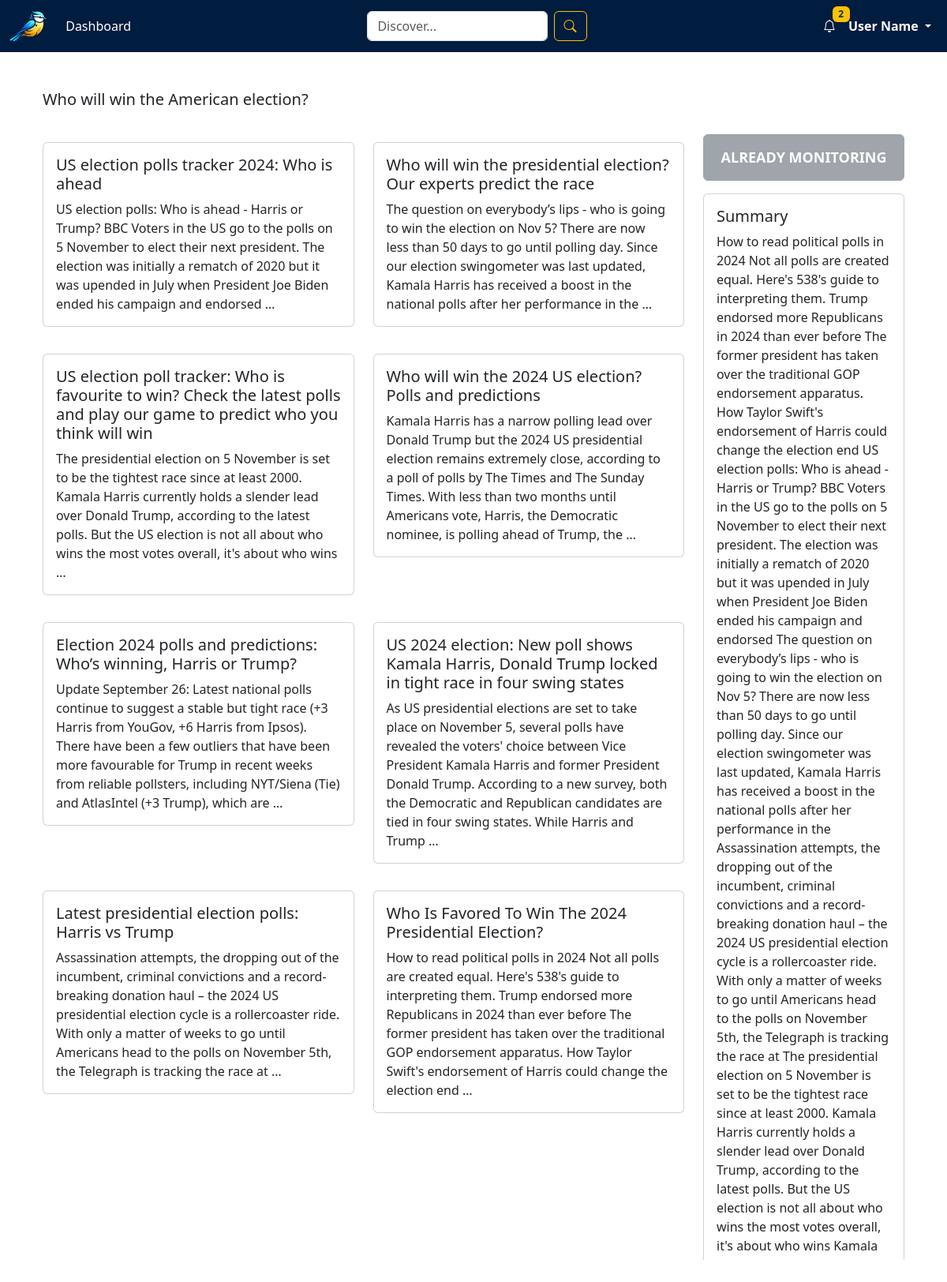
The page /discovery/ on the database its author committed.
### cfaa/models.py (models this page shows, shortened)
class Query(models.Model):
    text = models.TextField()
    search_query = models.TextField()
    article_summary = models.TextField()

class Article(models.Model):
    query = models.ForeignKey(Query, on_delete=models.CASCADE, related_name='articles')
    publish_date = models.DateField()
    title = models.TextField()
    text = models.TextField()
    url = models.URLField()
    summary = models.TextField(null=True, blank=True)  # Assuming summary/retrieved passage

### cfaa/views.py (the view)
# urls.py: path('discovery/', views.discovery_page, name='discovery'),
def discovery_page(request):
    env = environ.Env()
    environ.Env.read_env()
    OPENAI_API_KEY = env('OPENAI_API_KEY')
    client = OpenAI(api_key=OPENAI_API_KEY)  # Instantiate the OpenAI client
    if request.method == 'GET':
        query_text = request.GET.get('query', '')  # Get the query from the search bar
        if query_text:
            existing_query = Query.objects.filter(text=query_text).first()
            if existing_query:
                query = existing_query
                articles = Article.objects.filter(query=query)
            else:
                search_query = query_text  # You can refine the query if necessary
                result = scrape_and_store_news(query_text=query_text, search_query=search_query)
                query = get_object_or_404(Query, text=query_text)
                articles = Article.objects.filter(query=query)
            article_texts = [article.text for article in articles]
            if query.article_summary == 'null' or not query.article_summary:
                summary = generate_summary_over_articles(
                    client,
                    query.text,  # Pass query as a string (query.text)
                    article_texts,  # Pass articles as an array of strings (article texts)
                    max_tokens=200,
                    temperature=0,
                    top_p=0.5
                )
                query.article_summary = summary
                query.save()  # Save the updated query with the new summary
            is_monitored = Report.objects.filter(query=query).exists()
        else:
            query = get_object_or_404(Query, id=1)  # Replace with any default query logic
            articles = Article.objects.filter(query=query).order_by('-publish_date')[:10]
            is_monitored = Report.objects.filter(query=query).exists()
        context = {
            'query': query,
            'query_id': query.id,  # Pass the query ID
            'articles': articles,
            'is_monitored': is_monitored  # Pass the monitoring flag
        }
        return render(request, 'cfaa/discovery.html', context)

### cfaa/templates/cfaa/discovery.html (shortened to what this page needs)
{% extends 'cfaa/base.html' %}
{% load static %}
{% block content %}
<link href="{% static 'cfaa/css/main.css' %}" rel="stylesheet">
<div class="container my-5 fixed-layout">
    <div class="question-section mb-4">
        <h5 class="question-text" data-query-id="{{ query_id }}" data-query="{{ query.text }}">
            {{ query.text }}
        </h5>
    </div>
    <div class="row content-wrapper">
        <div class="col-lg-9 scrollable-articles">
            <div class="row">
                {% if articles %}
                    {% for article in articles %}
                    <div class="col-md-6 mb-4">
                        <div class="card article-tile" style="cursor: pointer;" data-article-id="{{ article.id }}" data-article-text="{{ article.text }}" data-article-title="{{ article.title }}" data-article-url="{{ article.url }}">
                            <div class="card-body">
                                <h5 class="card-title">{{ article.title }}</h5>
                                <p class="card-text">{{ article.text|truncatewords:50 }}</p>
                            </div>
                        </div>
                    </div>
                    {% endfor %}
                {% else %}
                    <p>No articles found for this query.</p>
                {% endif %}
            </div>
        </div>
        <div class="col-lg-3 summary-tile">
            <div class="text-center mb-3">
                {% if is_monitored %}
                    <button class="btn btn-secondary btn-monitor" disabled>Already Monitoring</button>
                {% else %}
                    <button class="btn btn-warning btn-monitor">Monitor Question</button>
                {% endif %}
            </div>
            <div class="card">
                <div class="card-body">
                    <h5 class="card-title">Summary</h5>
                    <p class="card-text">
                        {% if query.article_summary %}
                            {{ query.article_summary }}
                        {% else %}
                            No summary available for this query yet.
                        {% endif %}
                    </p>
                </div>
            </div>
        </div>
    </div>
</div>
{% endblock %}

### cfaa/static/cfaa/css/main.css (style rules this page uses)
.btn-monitor { width: 100%; padding: 15px 0; font-size: 18px; font-weight: bold; text-transform: uppercase; }
.fixed-layout { display: flex; flex-direction: column; height: 100vh; }
.question-section { flex-shrink: 0; }
.content-wrapper { display: flex; flex-grow: 1; overflow: hidden; }
.scrollable-articles { overflow-y: auto; height: 100%; }
.summary-tile { position: sticky; top: 0; align-self: flex-start; }
.card { margin-top: 10px; }

### rows shown on the page
Query: text "Who will win the American election?", article_summary "How to read political polls in 2024 Not all polls are created equal. Here's 538's guide to interpreting them. Trump endorsed more Republicans in 2024 than ever before The former president has taken over the traditional GOP endorsement apparatus. How Taylor Swift's endorsement of Harris could change the election end US election polls: Who is ahead - Harris or Trump? BBC Voters in the US go to the polls on 5 November to elect their next president. The election was initially a rematch of 2020 but it was upended in July when President Joe Biden ended his campaign and endorsed The question on everybody’s lips - who is going to win the election on Nov 5? There are now less than 50 days to go…"
Article: title "US election polls tracker 2024: Who is ahead", text "US election polls: Who is ahead - Harris or Trump? BBC Voters in the US go to the polls on 5 November to elect their next president. The election was initially a rematch of 2020 but it was upended in July when President Joe Biden ended his campaign and endorsed …"
Article: title "Who will win the presidential election? Our experts predict the race", text "The question on everybody’s lips - who is going to win the election on Nov 5? There are now less than 50 days to go until polling day. Since our election swingometer was last updated, Kamala Harris has received a boost in the national polls after her performance in the …"
Article: title "US election poll tracker: Who is favourite to win? Check the latest polls and play our game to predict who you think will win", text "The presidential election on 5 November is set to be the tightest race since at least 2000. Kamala Harris currently holds a slender lead over Donald Trump, according to the latest polls. But the US election is not all about who wins the most votes overall, it's about who wins …"
Article: title "Who will win the 2024 US election? Polls and predictions", text "Kamala Harris has a narrow polling lead over Donald Trump but the 2024 US presidential election remains extremely close, according to a poll of polls by The Times and The Sunday Times. With less than two months until Americans vote, Harris, the Democratic nominee, is polling ahead of Trump, the …"
Article: title "Election 2024 polls and predictions: Who’s winning, Harris or Trump?", text "Update September 26: Latest national polls continue to suggest a stable but tight race (+3 Harris from YouGov, +6 Harris from Ipsos). There have been a few outliers that have been more favourable for Trump in recent weeks from reliable pollsters, including NYT/Siena (Tie) and AtlasIntel (+3 Trump), which are …"
Article: title "US 2024 election: New poll shows Kamala Harris, Donald Trump locked in tight race in four swing states", text "As US presidential elections are set to take place on November 5, several polls have revealed the voters' choice between Vice President Kamala Harris and former President Donald Trump. According to a new survey, both the Democratic and Republican candidates are tied in four swing states. While Harris and Trump …"
Article: title "Latest presidential election polls: Harris vs Trump", text "Assassination attempts, the dropping out of the incumbent, criminal convictions and a record-breaking donation haul – the 2024 US presidential election cycle is a rollercoaster ride. With only a matter of weeks to go until Americans head to the polls on November 5th, the Telegraph is tracking the race at …"
Article: title "Who Is Favored To Win The 2024 Presidential Election?", text "How to read political polls in 2024 Not all polls are created equal. Here's 538's guide to interpreting them. Trump endorsed more Republicans in 2024 than ever before The former president has taken over the traditional GOP endorsement apparatus. How Taylor Swift's endorsement of Harris could change the election end …"
